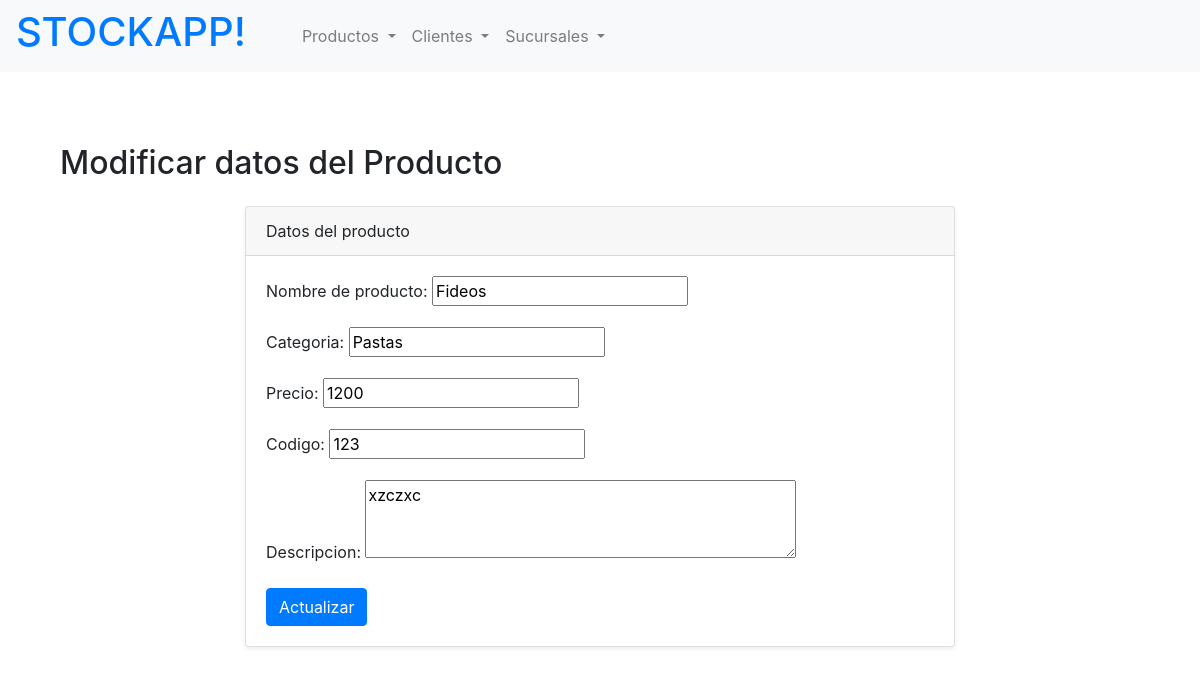
The page /stocks/producto/update/2 on the database as committed earlier.
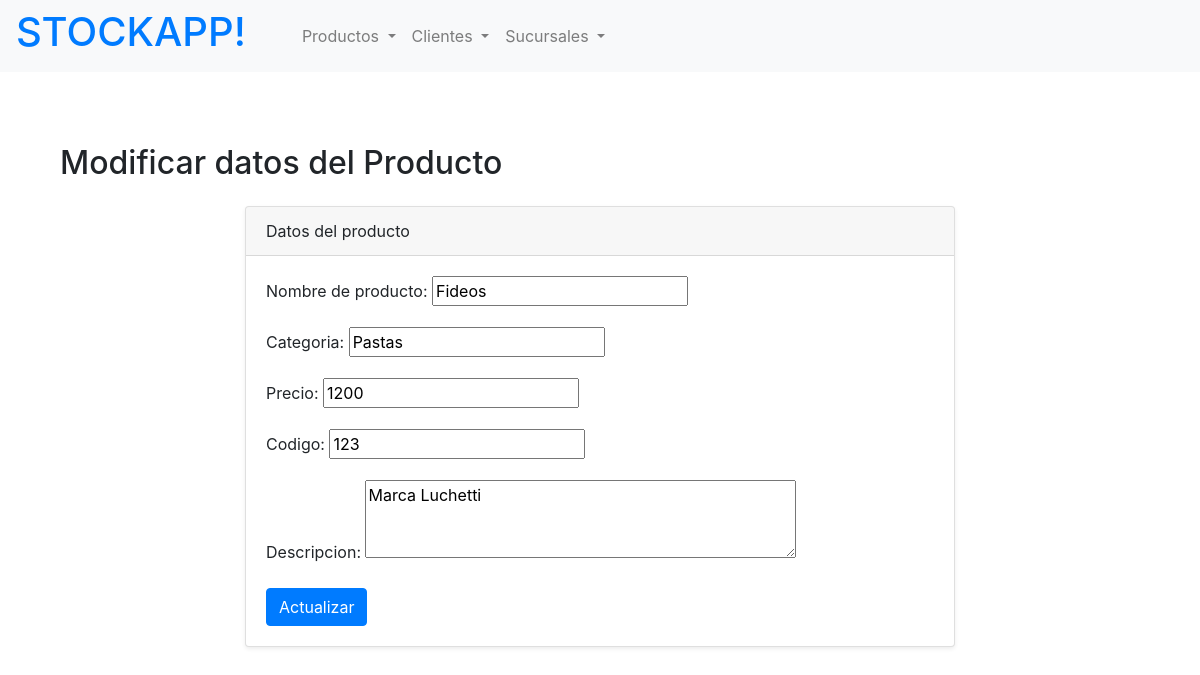
The same page on the database as committed later.
### stocks/models.py (models this page shows, shortened)
class Producto(models.Model):
    nombre_de_producto = models.CharField(max_length=20)
    categoria = models.CharField(max_length=20)
    precio = models.CharField(max_length=20)
    codigo = models.CharField(max_length=20)
    descripcion = models.TextField(blank=True, null=True)

### stocks/views.py (the view, shortened to what this page needs)
# urls.py: path("producto/update/<producto_id>", update_product_view, name="product-update"),
def update_product_view(request, producto_id):
    producto_a_editar = Producto.objects.filter(id=producto_id).first()
    if request.method == "GET":
        valores_iniciales = {
            "nombre_de_producto": producto_a_editar.nombre_de_producto,
            "categoria": producto_a_editar.categoria,
            "precio": producto_a_editar.precio,
            "codigo": producto_a_editar.codigo,
            "descripcion": producto_a_editar.descripcion
        }
        formulario = ProductoCreateForm(initial=valores_iniciales)
        contexto = {
            "form_update": formulario,
            "OBJETO": producto_a_editar
        }
        return render(request, "stocks/productos/form_update.html", contexto)

### stocks/forms.py
class ProductoCreateForm(forms.ModelForm):
    class Meta:
        model = Producto
        fields = ['nombre_de_producto', 'categoria', 'precio', 'codigo', 'descripcion']
        widgets = {
            'descripcion': forms.Textarea(attrs={'rows': 3}),
        }

### stocks/templates/stocks/productos/form_update.html (shortened to what this page needs)
{% extends 'stocks/base.html' %}
{% block content %}
<section class="py-5">
    <div class="container">
        <h2 class="mb-4">Modificar datos del Producto</h2>
        <div class="row">
            <div class="col-lg-8 mx-auto">
                <div class="card shadow-sm">
                    <div class="card-header">
                        Datos del producto
                    </div>
                    <div class="card-body">
                        <form method="POST" action="{% url 'product-update' OBJETO.id %}">
                            {{ form_update.as_p }}
                            <button type="buscar" class="btn btn-primary">Actualizar</button>
                        </form>
                    </div>
                </div>
            </div>
        </div>
    </div>
</section>
{% endblock %}

Rows that differ between the two databases and show on the page:
changed Producto "Fideos": descripcion "xzczxc" → "Marca Luchetti"
